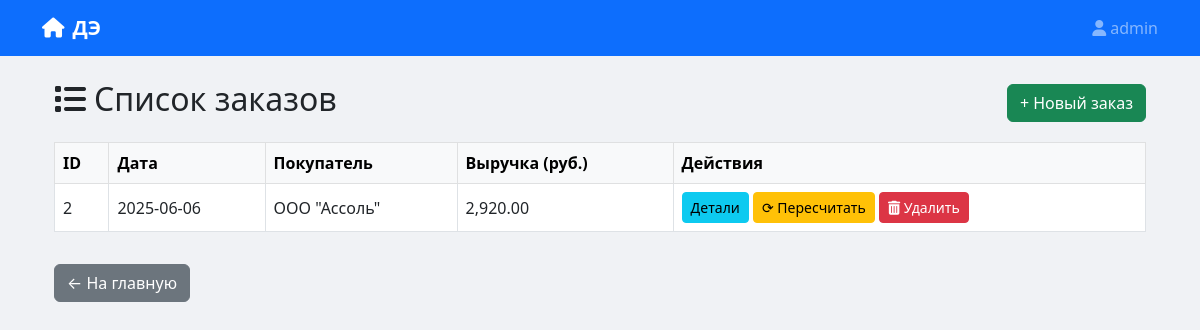
/modules/orders_list.php (signed in), run on the app's committed database.
### tables this page shows
CREATE TABLE `orders` (
  `id` int(11) NOT NULL,
  `customer_id` varchar(20) DEFAULT NULL,
  `order_date` date DEFAULT NULL,
  `total_amount` decimal(10,2) DEFAULT 0.00
);

CREATE TABLE `customers` (
  `id` varchar(20) NOT NULL,
  `name` varchar(255) NOT NULL,
  `inn` varchar(20) DEFAULT NULL,
  `address` varchar(255) DEFAULT NULL,
  `phone` varchar(20) DEFAULT NULL,
  `salesman` tinyint(1) DEFAULT 0,
  `buyer` tinyint(1) DEFAULT 0
);

### modules/orders_list.php (the view, shortened to what this page needs)
<?php
require_once '../functions.php';
$isAdmin = ($_SESSION['user']['role'] ?? '') === 'admin';
$sql = "
    SELECT
        o.id,
        o.order_date,
        c.name AS customer_name,
        COALESCE(SUM(oi.quantity * oi.price), 0) AS revenue
    FROM orders o
    LEFT JOIN customers c ON o.customer_id = c.id
    LEFT JOIN order_items oi ON o.id = oi.order_id
    GROUP BY o.id, o.order_date, c.name
    ORDER BY o.id DESC
";
$orders = $pdo->query($sql)->fetchAll(PDO::FETCH_ASSOC);
include '../templates/header.php';
?>
<div class="container mt-4">
    <div class="d-flex justify-content-between align-items-center mb-3">
        <h2><i class="fas fa-list me-2"></i>Список заказов</h2>
        <a href="order_create.php" class="btn btn-success">+ Новый заказ</a>
    </div>
    <?php if (empty($orders)): ?>
        <div class="alert alert-info">Заказов пока нет.</div>
    <?php else: ?>
        <div class="table-responsive">
            <table class="table table-bordered table-hover align-middle">
                <thead class="table-light">
                    <tr>
                        <th>ID</th>
                        <th>Дата</th>
                        <th>Покупатель</th>
                        <th>Выручка (руб.)</th>
                        <th>Действия</th>
                    </tr>
                </thead>
                <tbody>
                    <?php foreach ($orders as $order): ?>
                        <tr>
                            <td><?= $order['id'] ?></td>
                            <td><?= htmlspecialchars($order['order_date']) ?></td>
                            <td><?= htmlspecialchars($order['customer_name'] ?? '—') ?></td>
                            <td><?= number_format($order['revenue'], 2) ?></td>
                            <td>
                                <a href="calc_order.php?id=<?= $order['id'] ?>" class="btn btn-sm btn-info">Детали</a>
                                <?php if ($isAdmin): ?>
                                    <a href="?recalc=<?= $order['id'] ?>" class="btn btn-sm btn-warning" onclick="return confirm('Пересчитать выручку заказа №<?= $order['id'] ?>?')">⟳ Пересчитать</a>
                                    <form method="post" class="d-inline" onsubmit="return confirm('Удалить заказ №<?= $order['id'] ?>?')">
                                        <button type="submit" name="delete_order" class="btn btn-sm btn-danger"><i class="fas fa-trash-alt"></i> Удалить</button>
                                    </form>
                                <?php endif; ?>
                            </td>
                        </tr>
                    <?php endforeach; ?>
                </tbody>
            </table>
        </div>
    <?php endif; ?>
    <a href="../index.php" class="btn btn-secondary mt-3">← На главную</a>
</div>
<?php include '../templates/footer.php'; ?>

### templates/header.php (style rules this page uses)
body { background: #f0f2f5; }

### data on the page
orders: id "2", order_date "2025-06-06", customer.name "ООО \"Ассоль\"", revenue "2,920.00"

### other printed values
$_SESSION['user']['login'] "admin"
